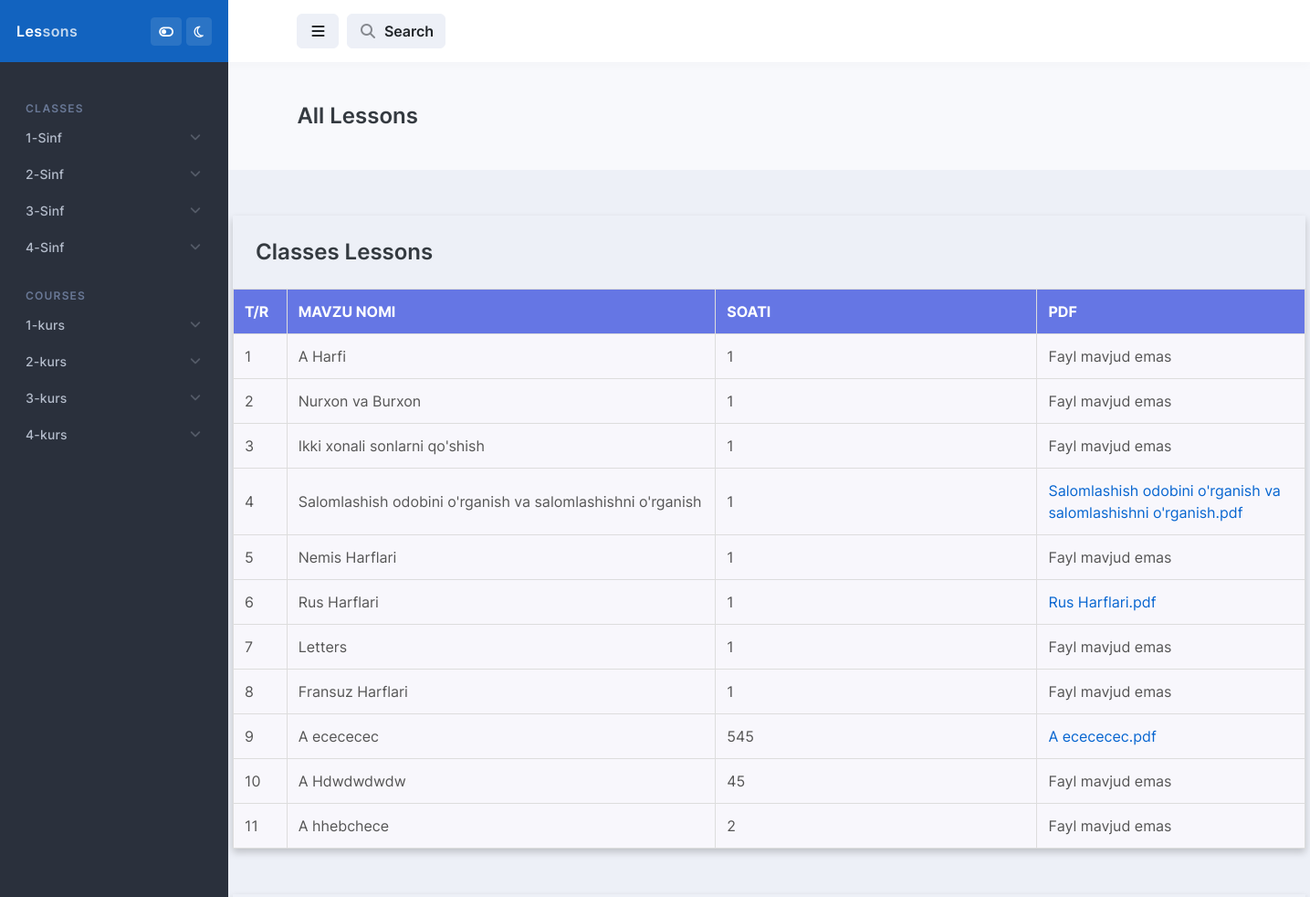
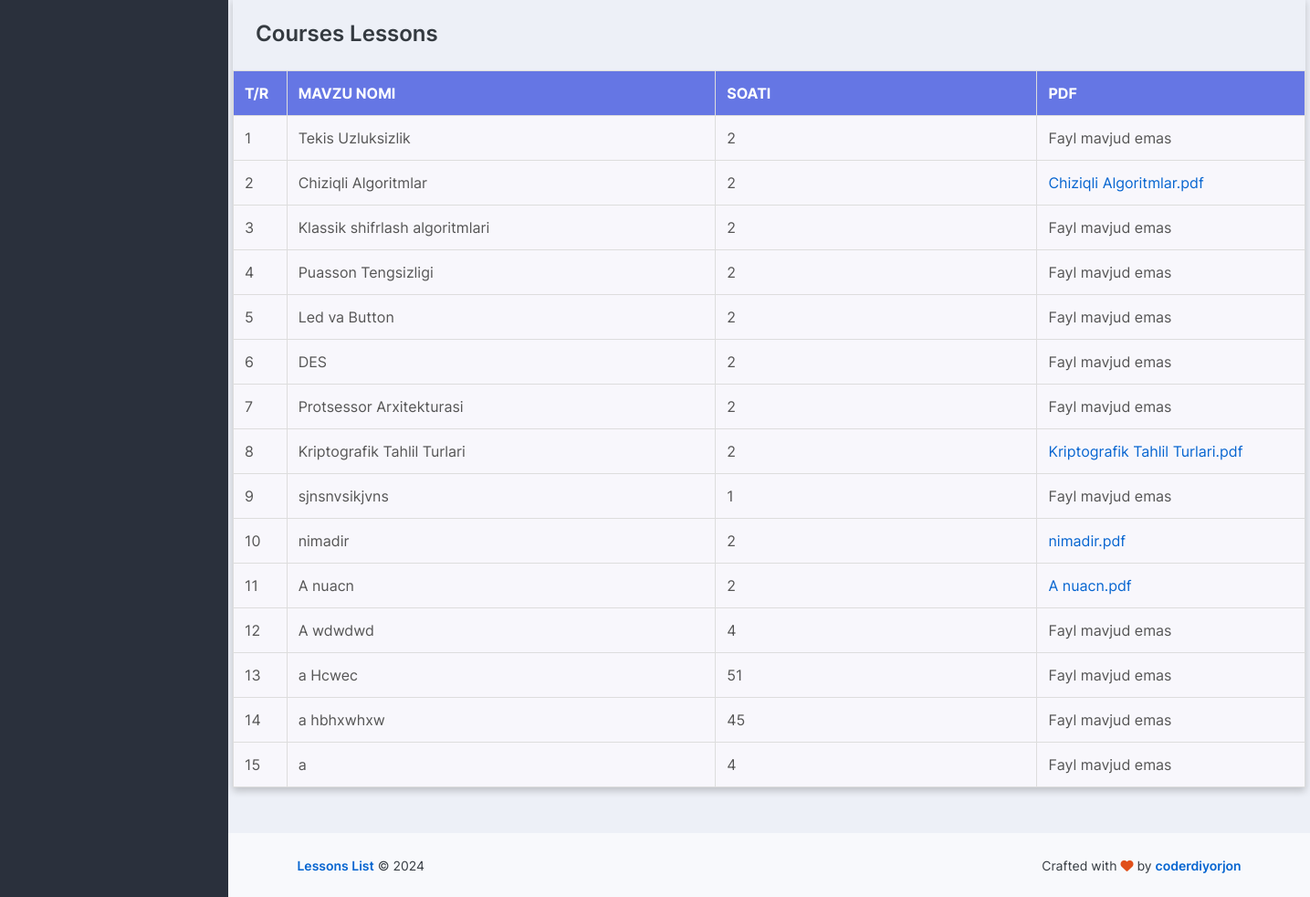
The app's page /, older data (2 pictures, top to bottom).
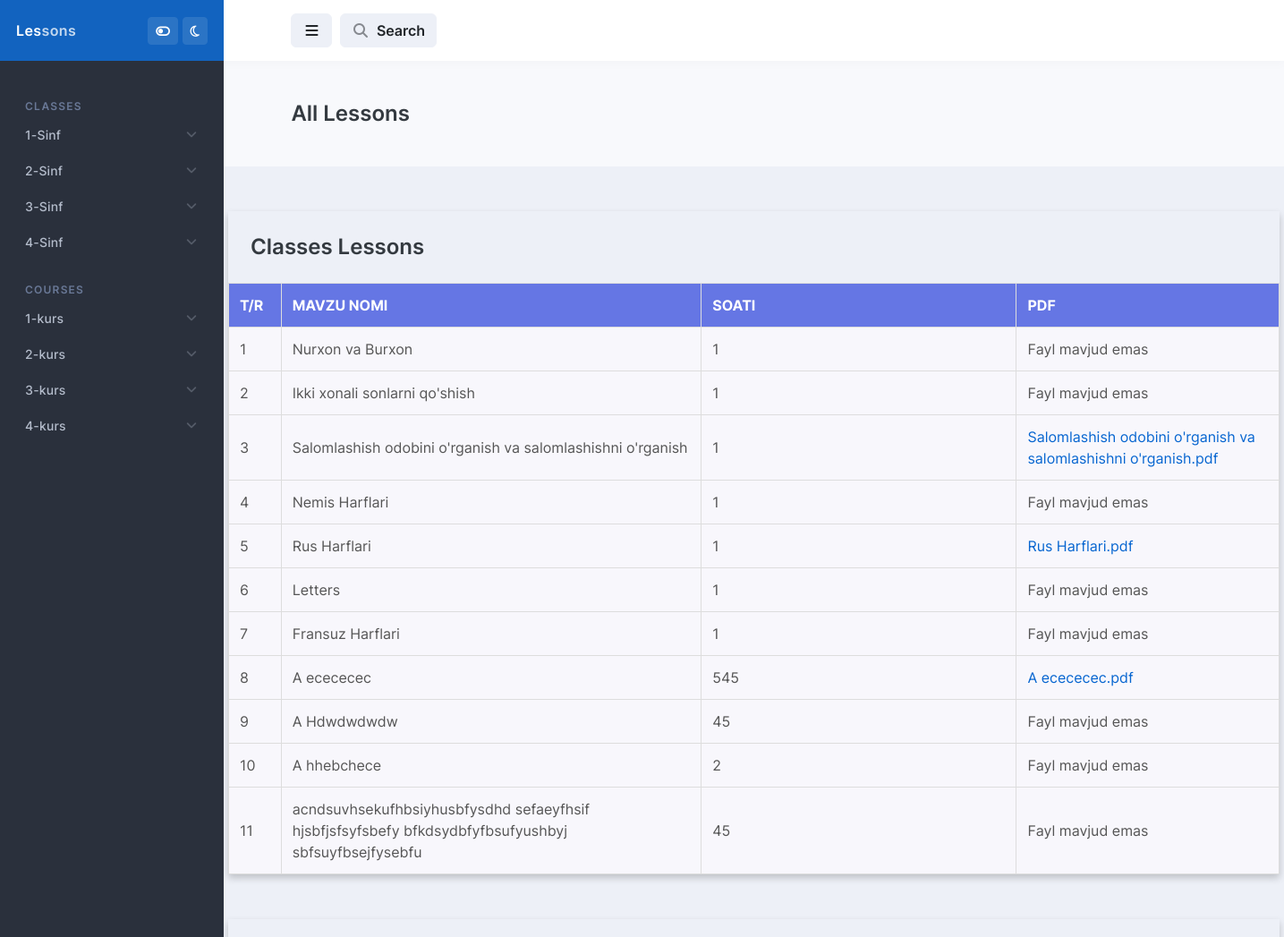
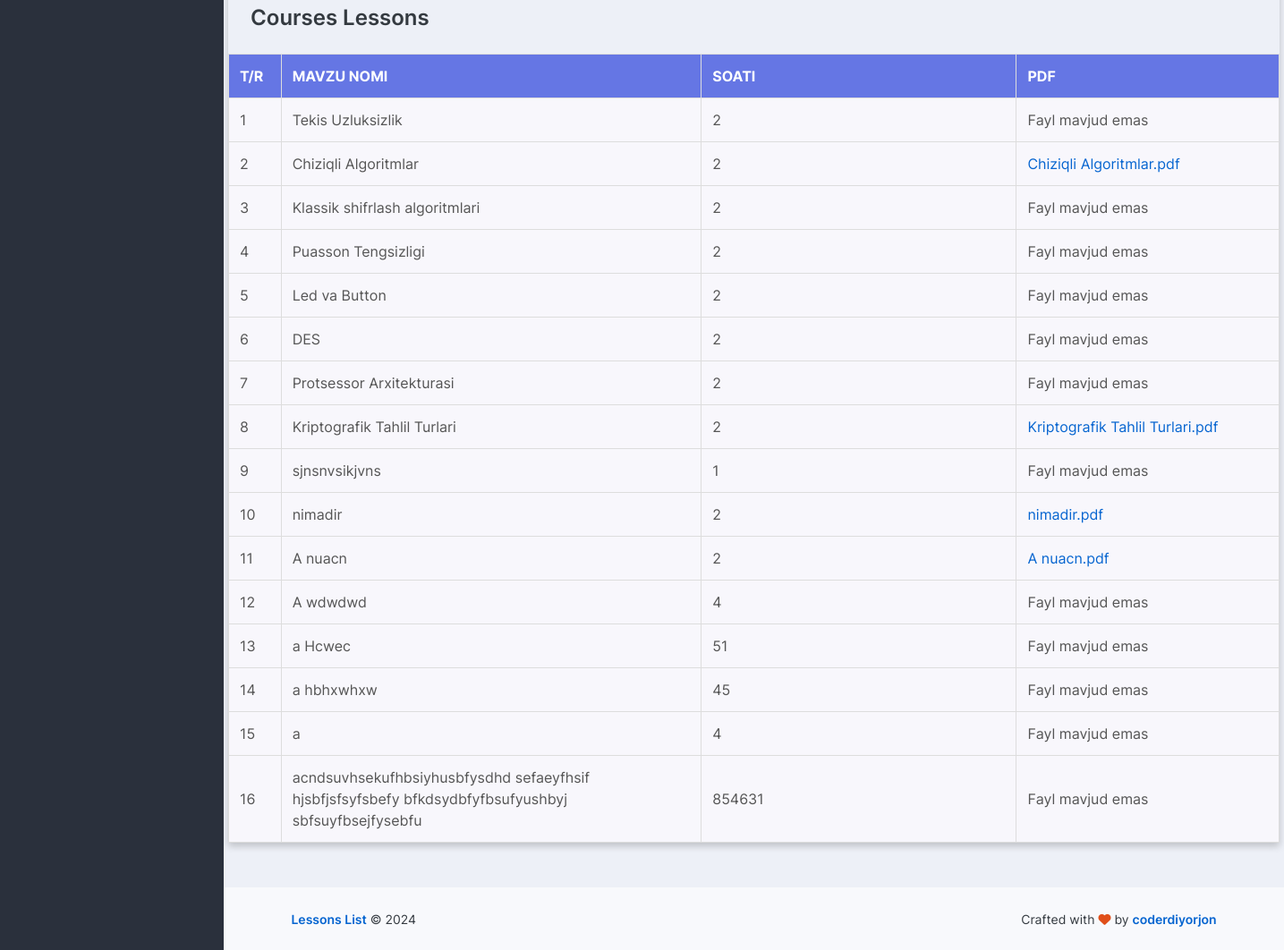
The same page, newer data (2 pictures, top to bottom).
### classes/models.py (models this page shows, shortened)
class Classes(models.Model):
    name = models.CharField(max_length=100, unique=True)
    def __str__(self):
        return self.name
    class Meta:
        verbose_name_plural = 'Classes'
        verbose_name = 'Class'

class LessonsSchool(models.Model):
    lessonName = models.CharField(max_length=100)
    time = models.PositiveSmallIntegerField()
    pdfFile = models.FileField(upload_to='pdfFilesSchool', blank=True, null=True)
    classes = models.ForeignKey(to=Classes, on_delete=models.CASCADE)
    science = models.ForeignKey(to=SciencesSchool, on_delete=models.CASCADE)
    class Meta:
        verbose_name_plural = 'Lessons'
        verbose_name = 'Lesson'

### courses/models.py (models this page shows, shortened)
class Courses(models.Model):
    name = models.CharField(max_length=100)
    def __str__(self):
        return self.name
    class Meta:
        verbose_name_plural = 'Courses'
        verbose_name = 'Course'

class LessonsUni(models.Model):
    name=models.CharField(max_length=100)
    time=models.PositiveIntegerField()
    pdfFile=models.FileField(upload_to='pdfFilesUniversity', null=True, blank=True)
    course=models.ForeignKey(to=Courses, on_delete=models.CASCADE)
    science=models.ForeignKey(to=SciencesUni, on_delete=models.CASCADE)
    class Meta:
        verbose_name='Lesson'
        verbose_name_plural='Lessons'

### courses/views.py (the view)
# urls.py: path('', index, name='index'), ]
def index(request):
    search_query = request.GET.get('page-header-search-input', '').strip()  # Get the search input
    selected_science = request.GET.get('science')
    selected_course = request.GET.get('course')
    lessons_school = LessonsSchool.objects.all()
    lessons_uni = LessonsUni.objects.all()
    if search_query:
        lessons_school = qidirish_pdfs(lessons_school, search_query)
        lessons_uni = qidirish_pdfs(lessons_uni, search_query)
    else:
        if selected_science:
            lessons_school = lessons_school.filter(science__scienceName=selected_science)
            lessons_uni = None
        elif selected_course:
            lessons_uni = lessons_uni.filter(science__name=selected_course)
            lessons_school = None
    context = {
        'title': "Javlon Domla Zo'r",
        'classesSchool': Classes.objects.all(),
        'coursesSchool': Courses.objects.all(),
        'SciencesSchoolwithNamesClasses': list(zip(
            [str(name.classes) for name in SciencesSchool.objects.all()],
            [science.scienceName for science in SciencesSchool.objects.all()]
        )),
        'SciencesUniwithNamesCourses': list(zip(
            [str(name.course) for name in SciencesUni.objects.all()],
            [science.name for science in SciencesUni.objects.all()]
        )),
        'Lessonschool': lessons_school,
        'Lessonsuni': lessons_uni,
        'selected_science': selected_science,
        'selected_course': selected_course,
        'search_query': search_query,
    }
    return render(request, 'index.html', context)

### templates/index.html (shortened to what this page needs)
{% load static %}
<!doctype html>
<html lang="en">
<head>
    <link rel="stylesheet" id="css-main" href="{% static 'css/dashmix.min.css' %}">
    <link rel="stylesheet" id="css-main" href="{% static 'css/TableStyle.css' %}">
</head>
<body>
<div id="page-container"
     class="sidebar-o sidebar-dark enable-page-overlay side-scroll page-header-fixed main-content-narrow">
    <nav id="sidebar" aria-label="Main Navigation">
        <div class="bg-header-dark">
            <div class="content-header bg-white-5">
                <a class="fw-semibold text-white tracking-wide" href="#">
              <span class="smini-hidden">
                Les<span class="opacity-75">sons</span>
              </span>
                </a>
                <div>
                    <button type="button" class="btn btn-sm btn-alt-secondary" data-toggle="class-toggle"
                            data-target="#sidebar-style-toggler" data-class="fa-toggle-off fa-toggle-on"
                            onclick="Dashmix.layout('sidebar_style_toggle');Dashmix.layout('header_style_toggle');">
                        <i class="fa fa-toggle-off" id="sidebar-style-toggler"></i>
                    </button>
                    <button type="button" class="btn btn-sm btn-alt-secondary" data-toggle="class-toggle"
                            data-target="#dark-mode-toggler" data-class="far fa"
                            onclick="Dashmix.layout('dark_mode_toggle');">
                        <i class="far fa-moon" id="dark-mode-toggler"></i>
                    </button>
                </div>
            </div>
        </div>
        <div class="js-sidebar-scroll">
            <div class="content-side">
                <ul class="nav-main">
                    <li class="nav-main-heading">Classes</li>
                    {% for clas in classesSchool %}
                        <li class="nav-main-item">
                            <a class="nav-main-link nav-main-link-submenu" data-toggle="submenu" aria-haspopup="true"
                               aria-expanded="false" href="#">
                                <span class="nav-main-link-name">{{ clas.name }}</span>
                            </a>
                        </li>
                    {% endfor %}
                    <li class="nav-main-heading">Courses</li>
                    {% for course in coursesSchool %}
                        <li class="nav-main-item">
                            <a class="nav-main-link nav-main-link-submenu" data-toggle="submenu" aria-haspopup="true"
                               aria-expanded="false" href="#">
                                <span class="nav-main-link-name">{{ course.name }}</span>
                            </a>
                        </li>
                    {% endfor %}
                </ul>
            </div>
        </div>
    </nav>
    <header id="page-header">
        <div class="content-header">
            <div class="space-x-1">
                <button type="button" class="btn btn-alt-secondary" data-toggle="layout" data-action="sidebar_toggle">
                    <i class="fa fa-fw fa-bars"></i>
                </button>
                <button type="button" class="btn btn-alt-secondary" data-toggle="layout" data-action="header_search_on">
                    <i class="fa fa-fw opacity-50 fa-search"></i> <span
                        class="ms-1 d-none d-sm-inline-block">Search</span>
                </button>
            </div>
        </div>
    </header>
    <main id="main-container">
        <div class="bg-body-light">
            <div class="content content-full">
                <div class="d-flex flex-column flex-sm-row justify-content-sm-between align-items-sm-center">
                    <h1 class="flex-grow-1 fs-3 fw-semibold my-2 my-sm-3">
                        <a href="{% url 'index' %}" style="text-decoration: none; color: inherit;">All Lessons</a>
                    </h1>
                </div>
            </div>
        </div>
        <div class="table-container" style="margin-top: 50px">
            <h3 style="margin: 25px">
                Classes Lessons
            </h3>
            <table>
                <thead>
                <tr>
                    <th style="width: 5%;">T/r</th>
                    <th style="width: 40%;">Mavzu Nomi</th>
                    <th style="width: 30%;">Soati</th>
                    <th style="width: 25%;">PDF</th>
                </tr>
                </thead>
                <tbody>
                {% for lesson in Lessonschool %}
                    <tr>
                        <td>{{ forloop.counter }}</td>
                        <td>{{ lesson.lessonName }}</td>
                        <td>{{ lesson.time }}</td>
                        <td>
                            {% if lesson.pdfFile %}
                                <a href="{% url 'download_pdf' 'school' lesson.id %}" target="_blank"
                                   download>{{ lesson.lessonName }}.pdf</a>
                            {% else %}
                                Fayl mavjud emas
                            {% endif %}
                        </td>
                    </tr>
                {% empty %}
                    <tr>
                        <td colspan="4">Hech qanday dars topilmadi</td>
                    </tr>
                {% endfor %}
                </tbody>
            </table>
        </div>
        <div class="table-container" style="margin-top: 50px">
            <h3 style="margin: 25px">
                Courses Lessons
            </h3>
            <table>
                <thead>
                <tr>
                    <th style="width: 5%;">T/r</th>
                    <th style="width: 40%;">Mavzu Nomi</th>
                    <th style="width: 30%;">Soati</th>
                    <th style="width: 25%;">PDF</th>
                </tr>
                </thead>
                <tbody>
                {% if Lessonsuni %}
                    {% for lesson in Lessonsuni %}
                        <tr>
                            <td>{{ forloop.counter }}</td>
                            <td>{{ lesson.name }}</td>
                            <td>{{ lesson.time }}</td>
                            <td>
                                {% if lesson.pdfFile %}
                                    <a href="{% url 'download_pdf' 'uni' lesson.id %}" target="_blank"
                                       download>{{ lesson.name }}.pdf</a>
                                {% else %}
                                    Fayl mavjud emas
                                {% endif %}
                            </td>
                        </tr>
                    {% empty %}
                        <tr>
                            <td colspan="4">Hech qanday dars topilmadi</td>
                        </tr>
                    {% endfor %}
                {% else %}
                    <tr>
                        <td colspan="4">Hech qanday dars topilmadi</td>
                    </tr>
                {% endif %}
                </tbody>
            </table>
        </div>
    </main>
    <footer id="page-footer" class="bg-body-light" style="margin-top: 50px">
        <div class="content py-0">
            <div class="row fs-sm">
                <div class="col-sm-6 order-sm-2 mb-1 mb-sm-0 text-center text-sm-end">
                    Crafted with <i class="fa fa-heart text-danger"></i> by <a class="fw-semibold"
                                                                               href="https://telegram.me/StackOverFlow2024"
                                                                               target="_blank">coderdiyorjon</a>
                </div>
                <div class="col-sm-6 order-sm-1 text-center text-sm-start">
                    <a class="fw-semibold" href="https://student.jbnuu.uz" target="_blank">Lessons List</a> &copy; <span
                        data-toggle="year-copy"></span>
                </div>
            </div>
        </div>
    </footer>
</div>
</body>
</html>

### static/css/TableStyle.css (style rules this page uses)
.table-container { width: 1175px; margin: 0 auto; overflow-x: auto; box-shadow: 0px 4px 8px rgba(0, 0, 0, 0.2); }
table { width: 100%; border-collapse: collapse; }
th, td { padding: 12px; text-align: left; border: 1px solid #ddd; }
th { background-color: #6576e4; color: #ffffff; font-weight: bold; text-transform: uppercase; }
td { color: #555; background-color: #f8f7fc; }

Row changes from the older to the newer data that the page shows:
removed LessonsSchool: lessonName "A Harfi", time "1", pdfFile "Fayl mavjud emas"
added LessonsSchool: lessonName "acndsuvhsekufhbsiyhusbfysdhd sefaeyfhsif hjsbfjsfsyfsbefy bfkdsydbfyfbsufyushbyj sbfsuyfbsejfysebfu", time "45", pdfFile "Fayl mavjud emas"
added LessonsUni: name "acndsuvhsekufhbsiyhusbfysdhd sefaeyfhsif hjsbfjsfsyfsbefy bfkdsydbfyfbsufyushbyj sbfsuyfbsejfysebfu", time "854631", pdfFile "Fayl mavjud emas"
